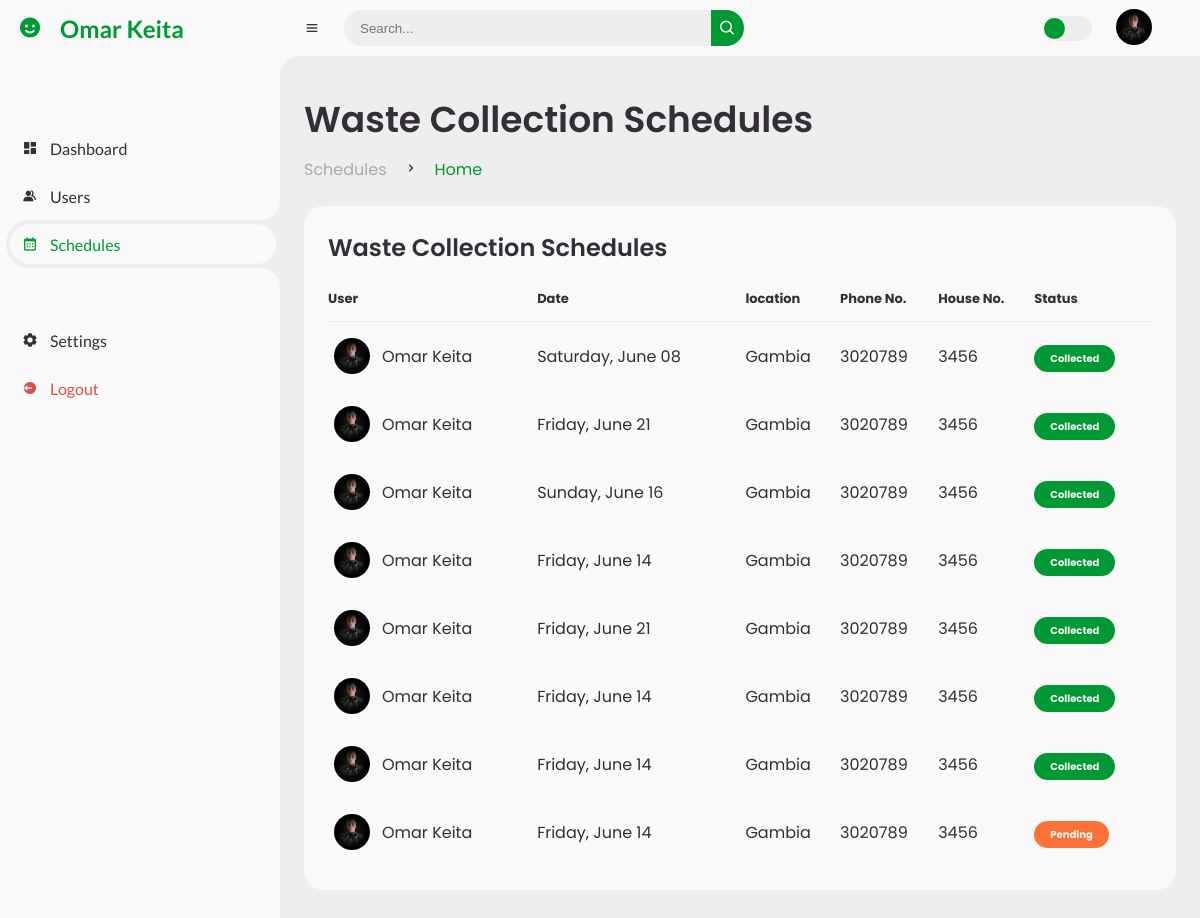
Page /admin_dashboard/user_schedule (signed in) on the earlier database version.
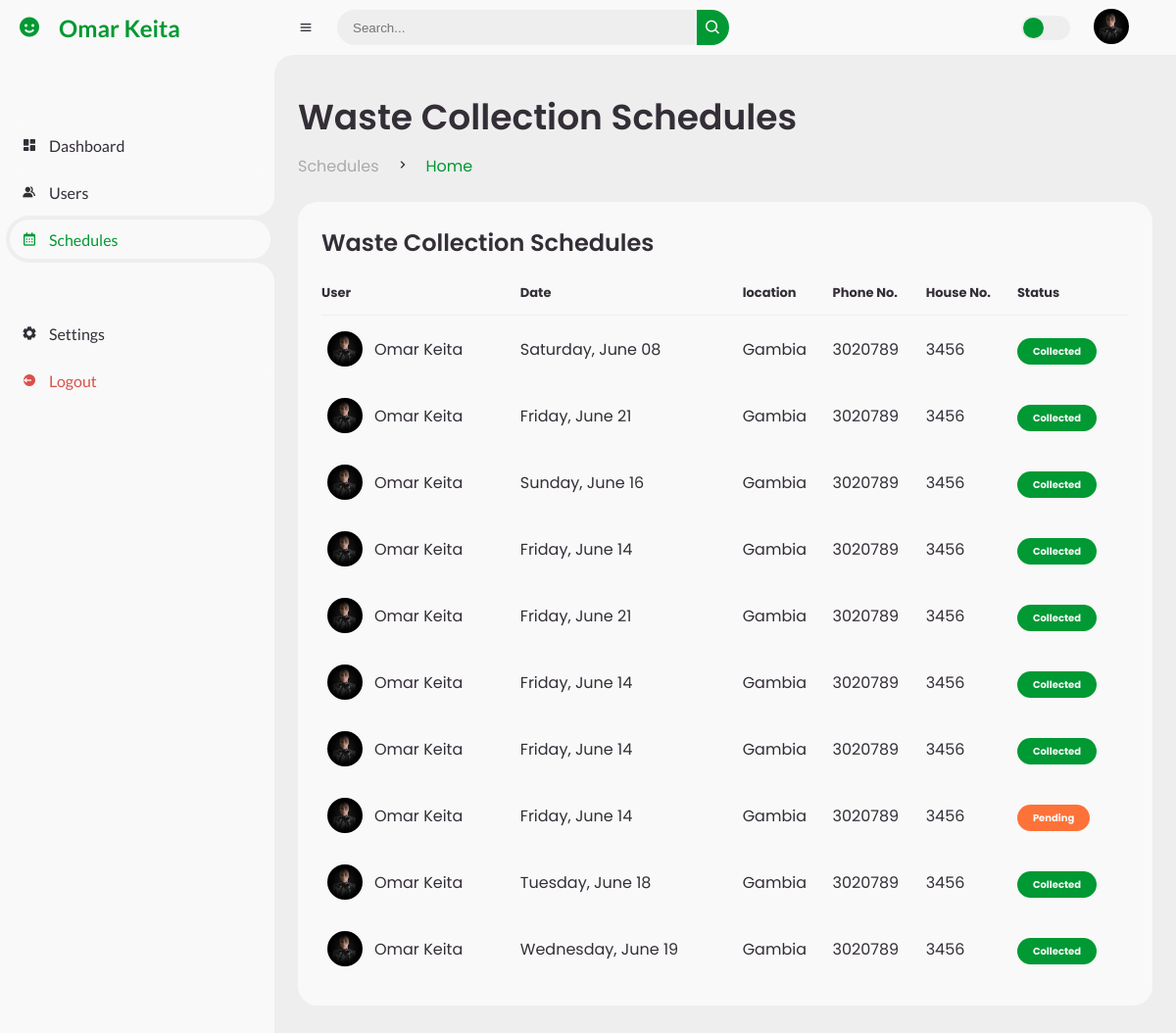
Same page on the later database version.
### app/models.py (models this page shows, shortened)
class User(db.Model, UserMixin):
    id = db.Column(db.Integer,  nullable= False, primary_key=True, autoincrement=True)
    first_name = db.Column(db.String(50), nullable=False)
    last_name = db.Column(db.String(50), nullable=False)
    email = db.Column(db.String(50), unique=True, nullable=False,)
    sex = db.Column(db.String(50), nullable=False, default='Male')
    address = db.Column(db.String(50), nullable=False)
    house_number = db.Column(db.String(50), nullable=False)
    location = db.Column(db.String(50), nullable=False)
    image_file = db.Column(db.String(500), nullable=False, default='default.jpg')
    phone_number = db.Column(db.String(50), nullable=False)
    password = db.Column(db.String(150), nullable=False)
    schedule = db.relationship('Scheduling', backref='customer', lazy=True)
    is_admin = db.Column(db.Boolean, nullable=False, default=False)

class Scheduling(db.Model):
    id = db.Column(db.Integer, primary_key=True, autoincrement=True)
    date = db.Column(db.DateTime, nullable=False)
    type = db.Column(db.String(50), nullable=False)
    user_id = db.Column(db.Integer, db.ForeignKey('user.id'), nullable=False)
    collected = db.Column(db.Boolean, nullable=False, default=False)

### app/routes.py (the view)
@app.route('/admin_dashboard/user_schedule', methods=['GET', 'POST'])
@login_required
def admin_user_schedule():
    if not current_user.is_admin:
        abort(403)
        flash('Access Denied', 'danger')
    query = request.args.get('query')
    if query:
        users = perform_search(query)
    else:
        users = User.query.all()
    user_schedule = Scheduling.query.all()
    if request.headers.get('X-Requested-With') == 'XMLHttpRequest':
        return jsonify([user.first_name for user in users])
    return render_template('user_schedule.html', user_schedule=user_schedule, datetime=datetime, users=users)

### app/models.py (called while the page is built)
@login_manager.user_loader
def load_user(user_id):
    return User.query.get(int(user_id))

### app/templates/user_schedule.html
{% extends 'admin_base.html' %} {% block sidebar %}
<ul class="side-menu top">
  <li>
    <a href="{{url_for('admin_dashboard')}}">
      <i class="bx bxs-dashboard"></i>
      <span class="text">Dashboard</span>
    </a>
  </li>
  <li>
    <a href="{{url_for('users')}}">
      <i class="bx bxs-group"></i>
      <span class="text">Users</span>
    </a>
  </li>
  <li class="active">
    <a href="{{url_for('admin_user_schedule')}}">
      <i class="bx bx-calendar"></i>
      <span class="text">Schedules</span>
    </a>
  </li>
</ul>
{% endblock %} {% block content %}
<main>
  <div class="head-title">
    <div class="left">
      <h1>Waste Collection Schedules</h1>
      <ul class="breadcrumb">
        <li>
          <a href="{{url_for('admin_dashboard')}}">Schedules</a>
        </li>
        <li><i class="bx bx-chevron-right"></i></li>
        <li>
          <a class="active" href="{{url_for('home')}}">Home</a>
        </li>
      </ul>
    </div>
  </div>
  <div class="table-data">
    <div class="order">
      <div class="head">
        <h3>Waste Collection Schedules</h3>
      </div>
      <table>
        <thead>
          <tr>
            <th>User</th>
            <th>Date</th>
            <th>location</th>
            <th>Phone No.</th>
            <th>House No.</th>
            <th>Status</th>
          </tr>
        </thead>
        <tbody>
          {% for schedule in user_schedule %} {% set user = users |
          selectattr('id', 'equalto', schedule.user_id) | first %}
          <tr>
            <td>
              <img
                src="{{ url_for('static', filename='profile_pics/' + user.image_file) }}"
              />
              <p>{{ user.first_name }} {{ user.last_name }}</p>
            </td>
            <td>{{ schedule.date.strftime('%A, %B %d') }}</td>
            <td>{{ user.location }}</td>
            <td>{{ user.phone_number }}</td>
            <td>{{ user.house_number }}</td>
            <td>
              <span
                class="status {% if schedule.collected %}completed{% else %}pending{% endif %}"
              >
                {% if schedule.collected %}Collected{% else %}Pending{% endif %}
              </span>
            </td>
          </tr>
          {% endfor %}
        </tbody>
      </table>
    </div>
  </div>
</main>
{% endblock %}

### app/templates/admin_base.html (shortened to what this page needs)
<!DOCTYPE html>
<html lang="en">
  <head>
    <link
      href="https://unpkg.com/boxicons@2.0.9/css/boxicons.min.css"
      rel="stylesheet"
    />
    <link
      rel="stylesheet"
      href="{{url_for('static', filename='css/admin.css')}}"
    />
  </head>
  <body>
    <section id="sidebar">
      <a href="#" class="brand">
        <i class="bx bxs-smile"></i>
        <span class="text"
          >{{current_user.first_name}} {{current_user.last_name}}</span
        >
      </a>
      {% block sidebar %} {% endblock %}
      <ul class="side-menu">
        <li>
          <a href="{{url_for('account')}}">
            <i class="bx bxs-cog"></i>
            <span class="text">Settings</span>
          </a>
        </li>
        <li>
          <a href="{{url_for('logout')}}" class="logout">
            <i class="bx bxs-log-out-circle"></i>
            <span class="text">Logout</span>
          </a>
        </li>
      </ul>
    </section>
    <section id="content">
      <nav>
        <i class="bx bx-menu"></i>
        <form action="{{url_for('admin_user_schedule')}}" method="">
          <div class="form-input">
            <input type="search" placeholder="Search..." />
            <button type="submit" class="search-btn">
              <i class="bx bx-search"></i>
            </button>
          </div>
        </form>
        <label for="switch-mode" class="switch-mode"></label>
        <a href="#" class="profile">
          <img
            src="{{url_for('static', filename='profile_pics/' + current_user.image_file)}}"
            alt=""
          />
        </a>
      </nav>
      {% block content %} {% endblock %}
    </section>
  </body>
</html>

Differences in the rows shown:
added Scheduling: image_file (picture), {{ user.first_name }} "Omar", {{ user.last_name }} "Keita", date "Tuesday, June 18", {{ user.location }} "Gambia", {{ user.phone_number }} "3020789", {{ user.house_number }} "3456", collected "Collected"
added Scheduling: image_file (picture), {{ user.first_name }} "Omar", {{ user.last_name }} "Keita", date "Wednesday, June 19", {{ user.location }} "Gambia", {{ user.phone_number }} "3020789", {{ user.house_number }} "3456", collected "Collected"
